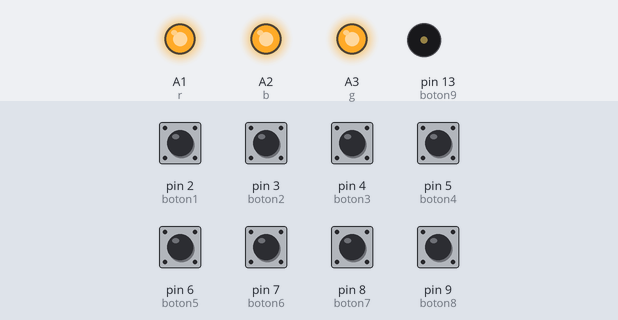
Simulated run of this sketch. Board: Arduino Uno, built with avr-gcc and run on an emulated ATmega328P. On the bench: output pins drawn as LEDs (lit = HIGH), buzzer (waves = sounding). The inputs (shaded band) are chosen by the test bench; at power-on: pin 2 (boton1), pin 3 (boton2), pin 4 (boton3), pin 5 (boton4), pin 6 (boton5), pin 7 (boton6), pin 8 (boton7), pin 9 (boton8) LOW. Random numbers use the default seed unless the sketch sets one.

Above: at 2.8 s.
2.9 s: pin 2 (boton1) pulled HIGH for 1.2 s
At 3.4 s:
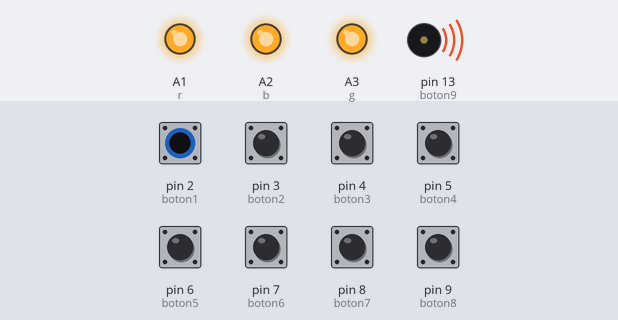
Timing chart, 0 to 5.9 s (numbered marks = the images above; inputs shaded):
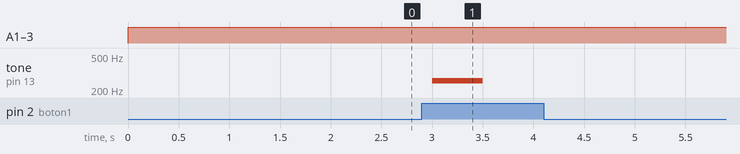

Measured:
- after the input at 2.9 s, tone on pin 13 (boton9): silent → 256 Hz after 0.10 s, → silent 0.50 s later

The sketch:

botones2.0.ino
```cpp
int boton1 = 2;
int boton2 = 3;
int boton3 = 4;
int boton4 = 5;
int boton5 = 6;
int boton6 = 7;
int boton7 = 8;
int boton8 = 9;
int boton9 = 13;

int r = A1;
int b = A2;
int g = A3;

int buzzer = 13;
void setup() {
  Serial.begin(9600);
  pinMode(boton1,INPUT);
  pinMode(boton2,INPUT);
  pinMode(boton3,INPUT);
  pinMode(boton4,INPUT);
  pinMode(boton5,INPUT);
  pinMode(boton6,INPUT);
  pinMode(boton7,INPUT);
  pinMode(boton8,INPUT);
  pinMode(boton9,INPUT);

  pinMode(r,OUTPUT);
  pinMode(g,OUTPUT);
  pinMode(b,OUTPUT);

  pinMode(buzzer,OUTPUT);
}

void loop() {
  digitalWrite(r,random(0,250));
  digitalWrite(g, random(0,250));
  digitalWrite(b, random(0,250));

   if(digitalRead(boton1) == HIGH){
      tone(buzzer,256.1);
      delay(500);
      noTone(buzzer);
   }
   else noTone(buzzer);
    if(digitalRead(boton2) == HIGH){
      tone(buzzer,256.1);
      delay(500);
      noTone(buzzer);
   }
   else noTone(buzzer);
    if(digitalRead(boton3) == HIGH) {
      tone(buzzer,256.1);
      delay(500);
      noTone(buzzer);
      }
   else noTone(buzzer);
    if(digitalRead(boton4) == HIGH){
      tone(buzzer,256.1);
      delay(500);
      noTone(buzzer);
      }
   else noTone(buzzer);
    if(digitalRead(boton5) == HIGH){
      tone(buzzer,256.1);
      delay(500);
      noTone(buzzer);
    }
   else noTone(buzzer);
    if(digitalRead(boton6) == HIGH){
      tone(buzzer,256.1);
      delay(500);
      noTone(buzzer);
    }
   else noTone(buzzer);
    if(digitalRead(boton7) == HIGH) {
      tone(buzzer,256.1);
      delay(500);
      noTone(buzzer);
    }
   else noTone(buzzer);
      if(digitalRead(boton8) == HIGH){
      tone(buzzer,256.1);
      delay(500);
      noTone(buzzer);
    }
    else noTone(buzzer);
    if(digitalRead(boton9) == HIGH){
      tone(buzzer,256.1);
      delay(500);
      noTone(buzzer);
    }
   else noTone(buzzer);

   delay(1000);
}
```
